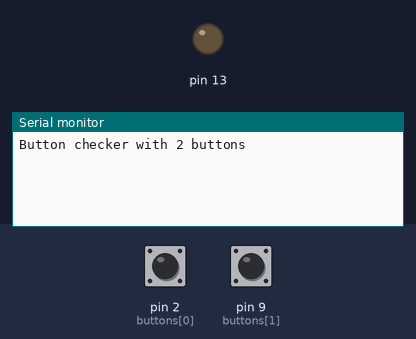
The sketch below on a simulated Arduino Uno, built with avr-gcc and run on an emulated ATmega328P. On the bench: output pins drawn as LEDs (lit = HIGH), the last lines printed to the serial monitor. Inputs (shaded band) come from the test bench; at power-on: pin 2 (buttons[0]) HIGH, pin 9 (buttons[1]) HIGH.

Above: at 1.2 s.
1.3 s: pin 2 (buttons[0]) pulled LOW for 0.15 s
At 2.6 s:
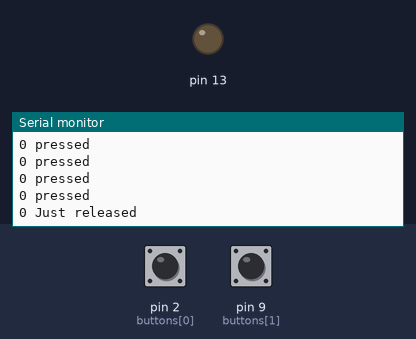
2.9 s: pin 2 (buttons[0]) driven LOW and pin 9 (buttons[1]) driven LOW
At 3.5 s:
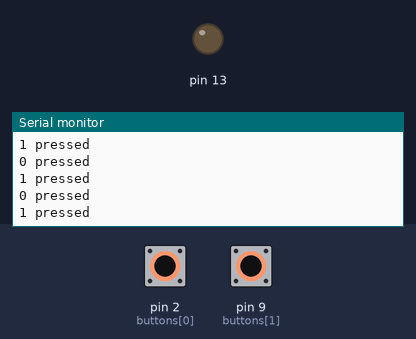

The sketch:

multiple_button_test.ino
```cpp
#define DEBOUNCE 20  // button debouncer, how many ms to debounce, 5+ ms is usually plenty

// here is where we define the buttons that we'll use. button "1" is the first, button "6" is the 6th, etc
byte buttons[] = {2, 9}; // the analog 0-5 pins are also known as 14-19
// This handy macro lets us determine how big the array up above is, by checking the size
#define NUMBUTTONS sizeof(buttons)
// we will track if a button is just pressed, just released, or 'currently pressed'
volatile byte pressed[NUMBUTTONS], justpressed[NUMBUTTONS], justreleased[NUMBUTTONS];

void setup() {
  byte i;

  // set up serial port
  Serial.begin(9600);
  Serial.print("Button checker with ");
  Serial.print(NUMBUTTONS, DEC);
  Serial.println(" buttons");

  // pin13 LED
  pinMode(13, OUTPUT);

  // Make input & enable pull-up resistors on switch pins
  for (i=0; i < NUMBUTTONS; i++)
  { pinMode(buttons[i], INPUT);
    digitalWrite(buttons[i], HIGH);
  }

  // Run timer2 interrupt every 15 ms
  TCCR2A = 0;
  TCCR2B = 1<<CS22 | 1<<CS21 | 1<<CS20;

  //Timer2 Overflow Interrupt Enable
  TIMSK2 |= 1<<TOIE2;

}

SIGNAL(TIMER2_OVF_vect) {
  check_switches();
}

void check_switches()
{
  static byte previousstate[NUMBUTTONS];
  static byte currentstate[NUMBUTTONS];
  static long lasttime;
  byte index;

  if (millis() < lasttime){ // we wrapped around, lets just try again
     lasttime = millis();
  }

  if ((lasttime + DEBOUNCE) > millis()) {
    // not enough time has passed to debounce
    return;
  }
  // ok we have waited DEBOUNCE milliseconds, lets reset the timer
  lasttime = millis();

  for (index = 0; index < NUMBUTTONS; index++){
    currentstate[index] = digitalRead(buttons[index]);   // read the button

    /*
    Serial.print(index, DEC);
    Serial.print(": cstate=");
    Serial.print(currentstate[index], DEC);
    Serial.print(", pstate=");
    Serial.print(previousstate[index], DEC);
    Serial.print(", press=");
    */

    if (currentstate[index] == previousstate[index]) {
      if ((pressed[index] == LOW) && (currentstate[index] == LOW)) {
          // just pressed
          justpressed[index] = 1;
      }
      else if ((pressed[index] == HIGH) && (currentstate[index] == HIGH)) {
          // just released
          justreleased[index] = 1;
      }
      pressed[index] = !currentstate[index];  // remember, digital HIGH means NOT pressed
    }
    //Serial.println(pressed[index], DEC);
    previousstate[index] = currentstate[index];   // keep a running tally of the buttons
  }
}


void loop() {
  for (byte i = 0; i < NUMBUTTONS; i++){

    if (justpressed[i]) {
      justpressed[i] = 0;
      Serial.print(i, DEC);
      Serial.println(" Just pressed");
      // remember, check_switches() will CLEAR the 'just pressed' flag
    }
    if (justreleased[i]) {
      justreleased[i] = 0;
      Serial.print(i, DEC);
      Serial.println(" Just released");
      // remember, check_switches() will CLEAR the 'just pressed' flag
    }
    if (pressed[i]) {
      Serial.print(i, DEC);
      Serial.println(" pressed");
      // is the button pressed down at this moment
    }
  }
}
```

Measured:
- after the input at 1.3 s, the serial monitor: prints a new line at once (image 1)
- after the input at 2.9 s, the serial monitor: prints a new line after 0.07 s (image 2)
